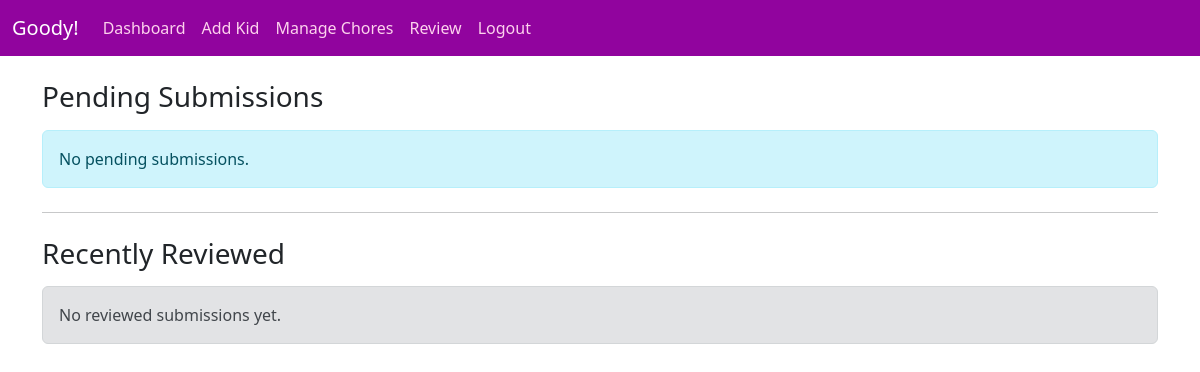
Page /parents/submissions (signed in) on the earlier database version.
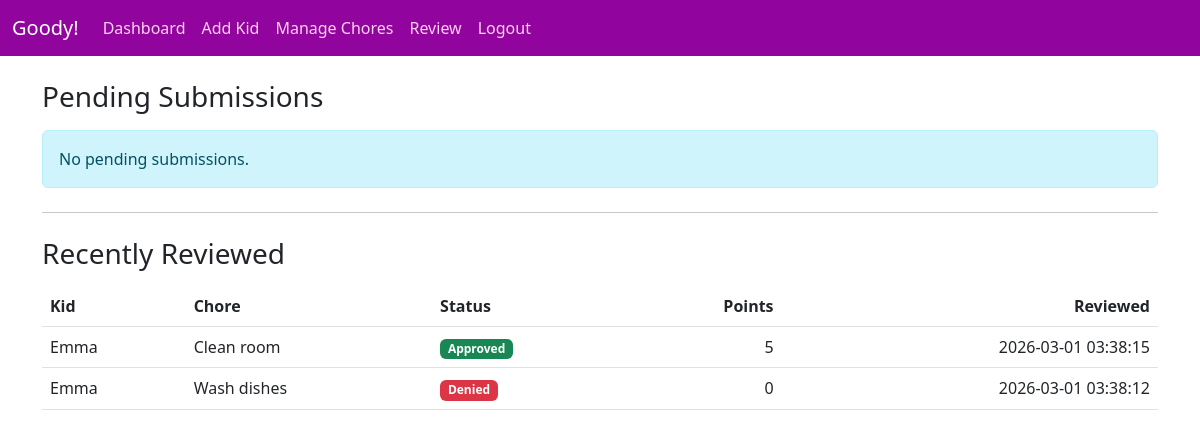
Same page on the later database version.
### tables this page shows
CREATE TABLE chore_submissions (
  id INTEGER PRIMARY KEY AUTOINCREMENT,
  template_id INTEGER NOT NULL,
  kid_id INTEGER NOT NULL,
  status TEXT NOT NULL DEFAULT 'submitted' CHECK(status IN ('submitted','approved','denied')),
  note TEXT,
  points_earned INTEGER,
  submitted_on DATETIME DEFAULT CURRENT_TIMESTAMP,
  reviewed_on DATETIME,
  reviewed_by INTEGER,
  FOREIGN KEY(template_id) REFERENCES chore_templates(id),
  FOREIGN KEY(kid_id) REFERENCES users(id),
  FOREIGN KEY(reviewed_by) REFERENCES users(id)
);

CREATE TABLE users (
    id INTEGER PRIMARY KEY AUTOINCREMENT,
    username TEXT NOT NULL UNIQUE,
    password_hash TEXT NOT NULL,
    role TEXT NOT NULL CHECK(role IN ('parent','kid')),
    household_id INTEGER,
    created_on DATETIME DEFAULT CURRENT_TIMESTAMP,
    FOREIGN KEY(household_id) REFERENCES households(id)
);

CREATE TABLE chore_templates (
  id INTEGER PRIMARY KEY AUTOINCREMENT,
  household_id INTEGER NOT NULL,
  title TEXT NOT NULL,
  points INTEGER NOT NULL DEFAULT 1,
  active TEXT NOT NULL DEFAULT 'Y' CHECK(active IN ('Y','N')),
  created_on DATETIME DEFAULT CURRENT_TIMESTAMP,
  created_by INTEGER NOT NULL,
  FOREIGN KEY(household_id) REFERENCES households(id),
  FOREIGN KEY(created_by) REFERENCES users(id)
);

### app.py (the view)
@app.route("/parents/submissions", methods=["GET"])
def parent_submissions():
    parent = get_current_user()
    if not parent:
        return redirect(url_for("login"))
    if parent["role"] != "parent":
        abort(403)
    if not parent["household_id"]:
        return redirect(url_for("households"))
    with get_db_connection() as conn:
        cursor = conn.cursor()
        cursor.execute("""
            SELECT s.id, s.note, s.submitted_on,
                   k.username AS kid_username,
                   t.title AS chore_title,
                   t.points AS template_points
            FROM chore_submissions s
            JOIN chore_templates t ON t.id = s.template_id
            JOIN users k ON k.id = s.kid_id
            WHERE t.household_id = ?
              AND s.status = 'submitted'
            ORDER BY s.submitted_on ASC
        """, (parent["household_id"],))
        pending = cursor.fetchall()
        cursor.execute("""
            SELECT s.id, s.status, s.note, s.points_earned, s.submitted_on, s.reviewed_on,
                   k.username AS kid_username,
                   t.title AS chore_title
            FROM chore_submissions s
            JOIN chore_templates t ON t.id = s.template_id
            JOIN users k ON k.id = s.kid_id
            WHERE t.household_id = ?
              AND s.status IN ('approved','denied')
            ORDER BY s.reviewed_on DESC
            LIMIT 25
        """, (parent["household_id"],))
        reviewed = cursor.fetchall()
    return render_template("parents-submissions.html", pending=pending, reviewed=reviewed)

### app.py (called while the page is built)
def get_db_connection():
    conn = sqlite3.connect("choretracker.db")
    conn.row_factory = sqlite3.Row
    conn.execute("PRAGMA foreign_keys = ON")
    return conn

def get_current_user():
    if hasattr(g, "current_user"):
        return g.current_user
    user_id = session.get("user_id")
    if not user_id:
        g.current_user = None
        return None
    with get_db_connection() as conn:
        cursor = conn.cursor()
        cursor.execute("SELECT * FROM users WHERE id = ?", (user_id,))
        g.current_user = cursor.fetchone()
        return g.current_user

@app.context_processor
def inject_user():
    return {"current_user": get_current_user()}

### templates/parents-submissions.html (shortened to what this page needs)
{% extends "layout.html" %}
{% block content %}
<h3 class="mb-3">Pending Submissions</h3>
{% if pending|length == 0 %}
  <div class="alert alert-info">No pending submissions.</div>
{% endif %}
<hr class="my-4">
<h3 class="mb-3">Recently Reviewed</h3>
{% if reviewed|length == 0 %}
  <div class="alert alert-secondary">No reviewed submissions yet.</div>
{% else %}
  <div class="table-responsive">
    <table class="table">
      <thead>
        <tr>
          <th>Kid</th>
          <th>Chore</th>
          <th>Status</th>
          <th class="text-end">Points</th>
          <th class="text-end">Reviewed</th>
        </tr>
      </thead>
      <tbody>
        {% for s in reviewed %}
        <tr>
          <td>{{ s.kid_username }}</td>
          <td>{{ s.chore_title }}</td>
          <td>
            {% if s.status == 'approved' %}
              <span class="badge bg-success">Approved</span>
            {% else %}
              <span class="badge bg-danger">Denied</span>
            {% endif %}
          </td>
          <td class="text-end">{{ s.points_earned }}</td>
          <td class="text-end">{{ s.reviewed_on }}</td>
        </tr>
        {% endfor %}
      </tbody>
    </table>
  </div>
{% endif %}
{% endblock %}

Differences in the rows shown:
added chore_submissions: kid_username "Emma", chore_title "Clean room", status "Approved", points_earned "5", reviewed_on "2026-03-01 03:38:15"
added chore_submissions: kid_username "Emma", chore_title "Wash dishes", status "Denied", points_earned "0", reviewed_on "2026-03-01 03:38:12"
Other differences:
text no longer shown: "No reviewed submissions yet."
text now shown: "Kid Chore Status Points Reviewed"
